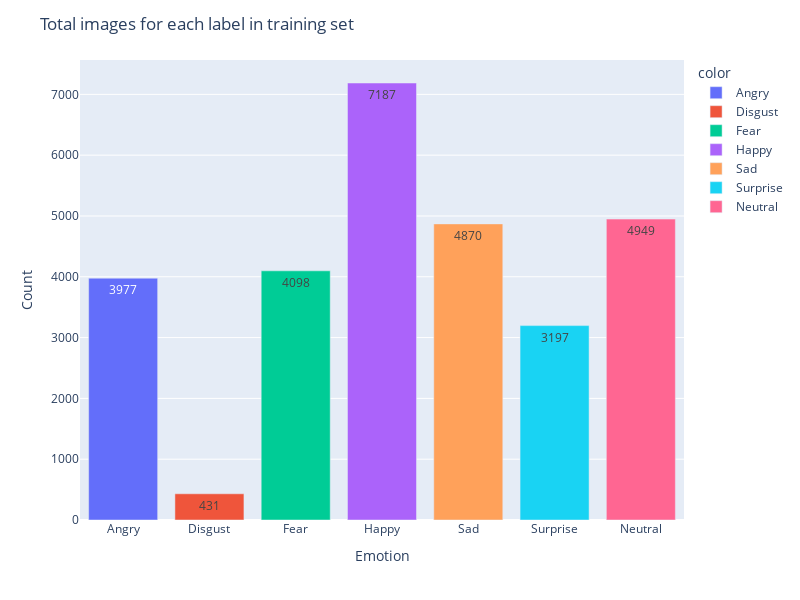

The cell this chart's notebook holds for it:
### Code cell
fig = px.bar(x=list(labels.keys()), y=list(labels.values()), color=list(labels.keys()))

fig.update_layout(
    title="Total images for each label in training set",
    xaxis_title="Emotion",
    yaxis_title="Count",
    height=600,
    width=800,
)

fig.update_traces(texttemplate="%{y}", textposition="inside")

fig.show()

### Figure 1 — Plotly figure (JSON) as saved in the notebook; plotly's stock layout.template omitted (floating-point values rounded to 4 significant figures)
{"data": [{"alignmentgroup": "True", "hovertemplate": "color=Angry<br>x=%{x}<br>y=%{y}<extra></extra>", "legendgroup": "Angry", "marker": {"color": "#636efa", "pattern": {"shape": ""}}, "name": "Angry", "offsetgroup": "Angry", "orientation": "v", "showlegend": true, "textposition": "inside", "texttemplate": "%{y}", "type": "bar", "x": ["Angry"], "xaxis": "x", "y": [3977], "yaxis": "y"}, {"alignmentgroup": "True", "hovertemplate": "color=Disgust<br>x=%{x}<br>y=%{y}<extra></extra>", "legendgroup": "Disgust", "marker": {"color": "#EF553B", "pattern": {"shape": ""}}, "name": "Disgust", "offsetgroup": "Disgust", "orientation": "v", "showlegend": true, "textposition": "inside", "texttemplate": "%{y}", "type": "bar", "x": ["Disgust"], "xaxis": "x", "y": [431], "yaxis": "y"}, {"alignmentgroup": "True", "hovertemplate": "color=Fear<br>x=%{x}<br>y=%{y}<extra></extra>", "legendgroup": "Fear", "marker": {"color": "#00cc96", "pattern": {"shape": ""}}, "name": "Fear", "offsetgroup": "Fear", "orientation": "v", "showlegend": true, "textposition": "inside", "texttemplate": "%{y}", "type": "bar", "x": ["Fear"], "xaxis": "x", "y": [4098], "yaxis": "y"}, {"alignmentgroup": "True", "hovertemplate": "color=Happy<br>x=%{x}<br>y=%{y}<extra></extra>", "legendgroup": "Happy", "marker": {"color": "#ab63fa", "pattern": {"shape": ""}}, "name": "Happy", "offsetgroup": "Happy", "orientation": "v", "showlegend": true, "textposition": "inside", "texttemplate": "%{y}", "type": "bar", "x": ["Happy"], "xaxis": "x", "y": [7187], "yaxis": "y"}, {"alignmentgroup": "True", "hovertemplate": "color=Sad<br>x=%{x}<br>y=%{y}<extra></extra>", "legendgroup": "Sad", "marker": {"color": "#FFA15A", "pattern": {"shape": ""}}, "name": "Sad", "offsetgroup": "Sad", "orientation": "v", "showlegend": true, "textposition": "inside", "texttemplate": "%{y}", "type": "bar", "x": ["Sad"], "xaxis": "x", "y": [4870], "yaxis": "y"}, {"alignmentgroup": "True", "hovertemplate": "color=Surprise<br>x=%{x}<br>y=%{y}<extra></extra>", "legendgroup": "Surprise", "marker": {"color": "#19d3f3", "pattern": {"shape": ""}}, "name": "Surprise", "offsetgroup": "Surprise", "orientation": "v", "showlegend": true, "textposition": "inside", "texttemplate": "%{y}", "type": "bar", "x": ["Surprise"], "xaxis": "x", "y": [3197], "yaxis": "y"}, {"alignmentgroup": "True", "hovertemplate": "color=Neutral<br>x=%{x}<br>y=%{y}<extra></extra>", "legendgroup": "Neutral", "marker": {"color": "#FF6692", "pattern": {"shape": ""}}, "name": "Neutral", "offsetgroup": "Neutral", "orientation": "v", "showlegend": true, "textposition": "inside", "texttemplate": "%{y}", "type": "bar", "x": ["Neutral"], "xaxis": "x", "y": [4949], "yaxis": "y"}], "layout": {"barmode": "relative", "height": 600, "legend": {"title": {"text": "color"}, "tracegroupgap": 0}, "margin": {"t": 60}, "title": {"text": "Total images for each label in training set"}, "width": 800, "xaxis": {"anchor": "y", "domain": [0, 1], "title": {"text": "Emotion"}}, "yaxis": {"anchor": "x", "domain": [0, 1], "title": {"text": "Count"}}}}
